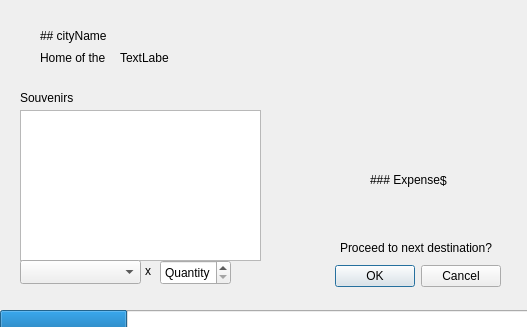
<?xml version="1.0" encoding="UTF-8"?>
<ui version="4.0">
 <class>TripCreateDialogue</class>
 <widget class="QDialog" name="TripCreateDialogue">
  <property name="geometry">
   <rect>
    <x>0</x>
    <y>0</y>
    <width>527</width>
    <height>327</height>
   </rect>
  </property>
  <property name="windowTitle">
   <string>Dialog</string>
  </property>
  <property name="sizeGripEnabled">
   <bool>false</bool>
  </property>
  <widget class="QDialogButtonBox" name="proceedButtons">
   <property name="geometry">
    <rect>
     <x>160</x>
     <y>260</y>
     <width>341</width>
     <height>32</height>
    </rect>
   </property>
   <property name="orientation">
    <enum>Qt::Horizontal</enum>
   </property>
   <property name="standardButtons">
    <set>QDialogButtonBox::Cancel|QDialogButtonBox::Ok</set>
   </property>
  </widget>
  <widget class="QLabel" name="label_proceed">
   <property name="geometry">
    <rect>
     <x>340</x>
     <y>240</y>
     <width>161</width>
     <height>16</height>
    </rect>
   </property>
   <property name="text">
    <string>Proceed to next destination?</string>
   </property>
  </widget>
  <widget class="QProgressBar" name="progressBar">
   <property name="geometry">
    <rect>
     <x>0</x>
     <y>310</y>
     <width>531</width>
     <height>20</height>
    </rect>
   </property>
   <property name="value">
    <number>24</number>
   </property>
   <property name="textVisible">
    <bool>false</bool>
   </property>
  </widget>
  <widget class="QLabel" name="stadiumName">
   <property name="geometry">
    <rect>
     <x>40</x>
     <y>20</y>
     <width>141</width>
     <height>31</height>
    </rect>
   </property>
   <property name="text">
    <string>## cityName</string>
   </property>
   <property name="textFormat">
    <enum>Qt::MarkdownText</enum>
   </property>
   <property name="scaledContents">
    <bool>false</bool>
   </property>
   <property name="alignment">
    <set>Qt::AlignLeading|Qt::AlignLeft|Qt::AlignVCenter</set>
   </property>
  </widget>
  <widget class="QLabel" name="label_home">
   <property name="geometry">
    <rect>
     <x>40</x>
     <y>50</y>
     <width>71</width>
     <height>16</height>
    </rect>
   </property>
   <property name="text">
    <string>Home of the</string>
   </property>
  </widget>
  <widget class="QLabel" name="teamName">
   <property name="geometry">
    <rect>
     <x>120</x>
     <y>50</y>
     <width>49</width>
     <height>16</height>
    </rect>
   </property>
   <property name="text">
    <string>TextLabel</string>
   </property>
  </widget>
  <widget class="QTableWidget" name="souvenirTable">
   <property name="geometry">
    <rect>
     <x>20</x>
     <y>110</y>
     <width>241</width>
     <height>151</height>
    </rect>
   </property>
  </widget>
  <widget class="QLabel" name="label_souvenir">
   <property name="geometry">
    <rect>
     <x>20</x>
     <y>90</y>
     <width>61</width>
     <height>16</height>
    </rect>
   </property>
   <property name="text">
    <string>Souvenirs</string>
   </property>
  </widget>
  <widget class="QLabel" name="label_expenses">
   <property name="geometry">
    <rect>
     <x>370</x>
     <y>170</y>
     <width>71</width>
     <height>20</height>
    </rect>
   </property>
   <property name="text">
    <string>### Expenses:</string>
   </property>
   <property name="textFormat">
    <enum>Qt::MarkdownText</enum>
   </property>
  </widget>
  <widget class="QLabel" name="totalExpenses">
   <property name="geometry">
    <rect>
     <x>440</x>
     <y>170</y>
     <width>71</width>
     <height>21</height>
    </rect>
   </property>
   <property name="text">
    <string>$ </string>
   </property>
  </widget>
  <widget class="QComboBox" name="souvenirOptions">
   <property name="geometry">
    <rect>
     <x>20</x>
     <y>260</y>
     <width>121</width>
     <height>24</height>
    </rect>
   </property>
   <property name="acceptDrops">
    <bool>false</bool>
   </property>
   <property name="placeholderText">
    <string>no item selected</string>
   </property>
  </widget>
  <widget class="QLabel" name="label_souvenir_quantity">
   <property name="geometry">
    <rect>
     <x>140</x>
     <y>260</y>
     <width>16</width>
     <height>21</height>
    </rect>
   </property>
   <property name="text">
    <string>x</string>
   </property>
   <property name="alignment">
    <set>Qt::AlignCenter</set>
   </property>
  </widget>
  <widget class="QSpinBox" name="souvenirQuantity">
   <property name="geometry">
    <rect>
     <x>160</x>
     <y>260</y>
     <width>71</width>
     <height>25</height>
    </rect>
   </property>
   <property name="focusPolicy">
    <enum>Qt::WheelFocus</enum>
   </property>
   <property name="specialValueText">
    <string>Quantity</string>
   </property>
   <property name="maximum">
    <number>999</number>
   </property>
  </widget>
 </widget>
 <resources/>
 <connections>
  <connection>
   <sender>proceedButtons</sender>
   <signal>accepted()</signal>
   <receiver>TripCreateDialogue</receiver>
   <slot>accept()</slot>
   <hints>
    <hint type="sourcelabel">
     <x>248</x>
     <y>254</y>
    </hint>
    <hint type="destinationlabel">
     <x>157</x>
     <y>274</y>
    </hint>
   </hints>
  </connection>
  <connection>
   <sender>proceedButtons</sender>
   <signal>rejected()</signal>
   <receiver>TripCreateDialogue</receiver>
   <slot>reject()</slot>
   <hints>
    <hint type="sourcelabel">
     <x>316</x>
     <y>260</y>
    </hint>
    <hint type="destinationlabel">
     <x>286</x>
     <y>274</y>
    </hint>
   </hints>
  </connection>
 </connections>
</ui>
